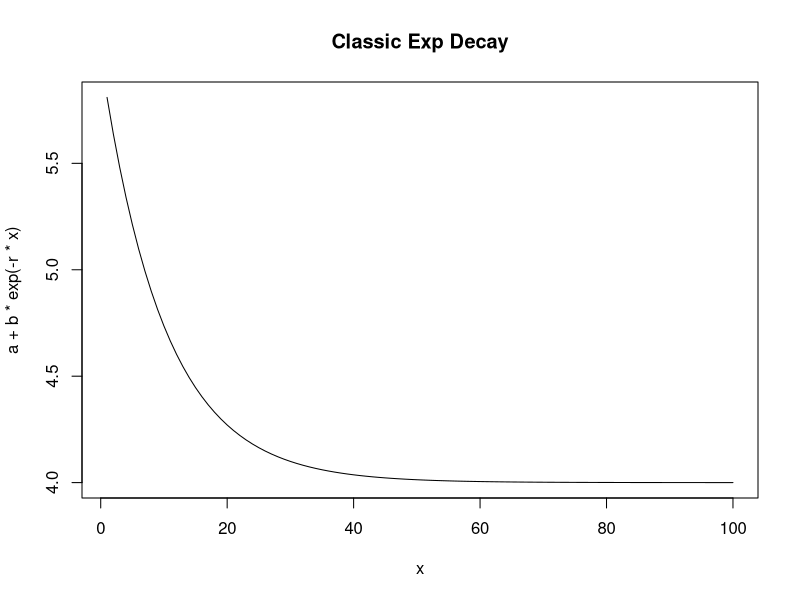
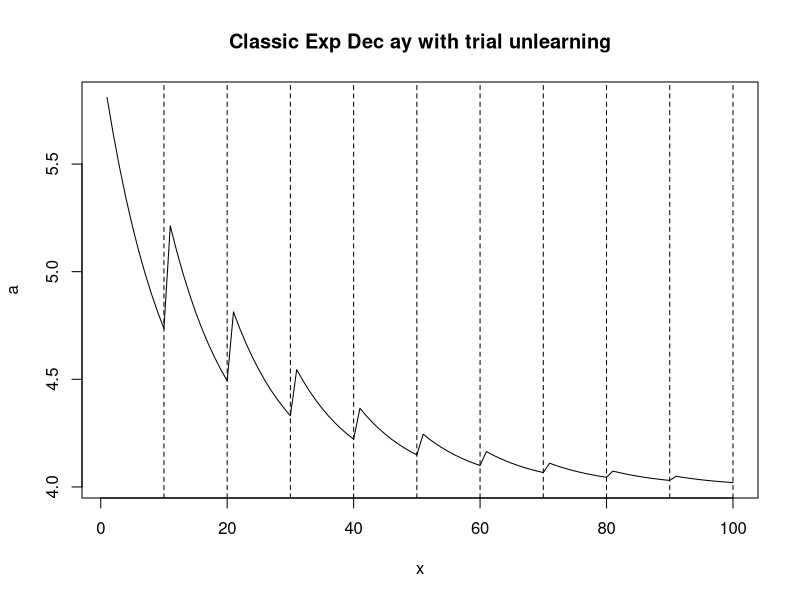
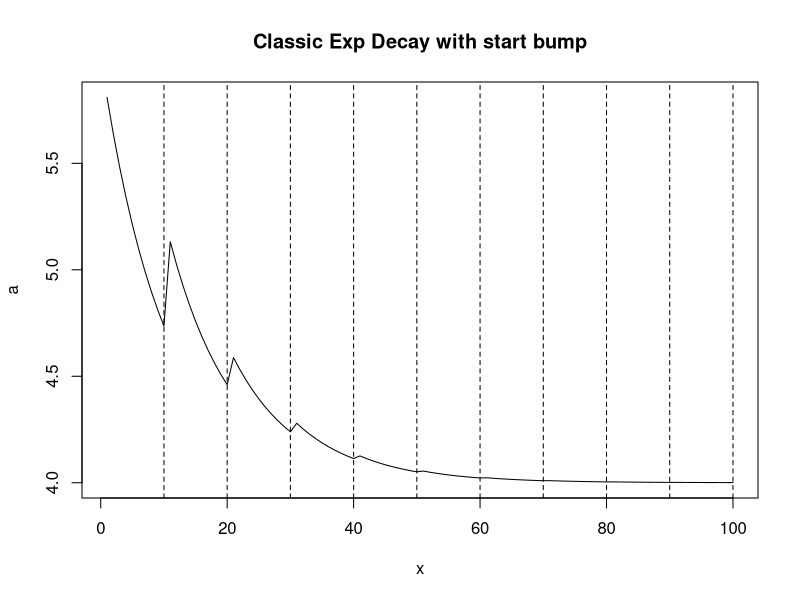
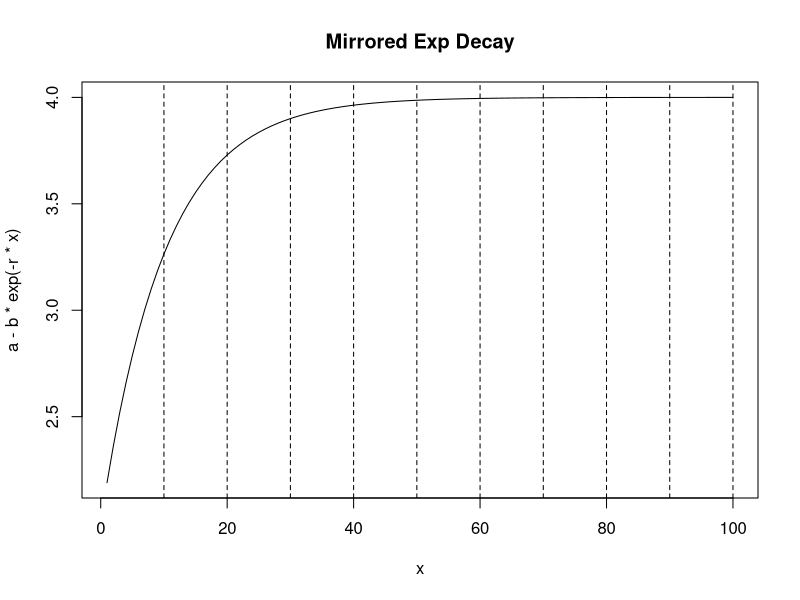
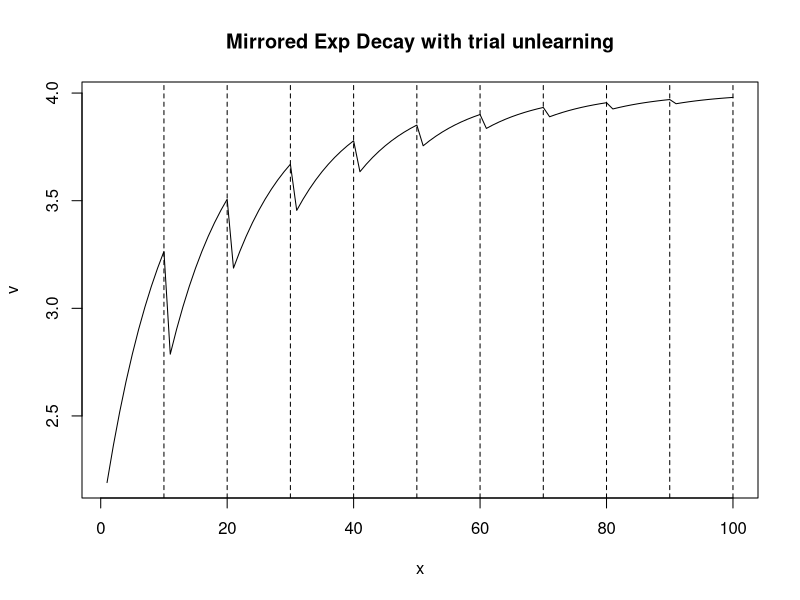
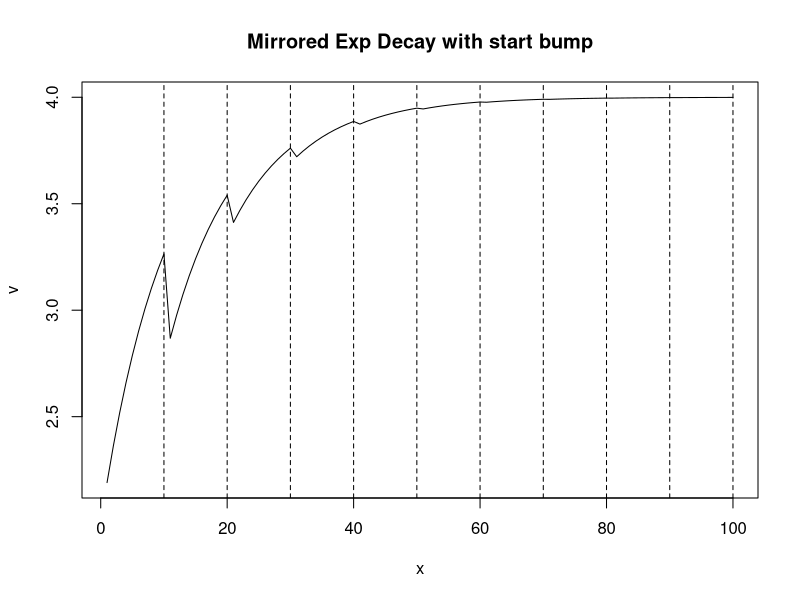
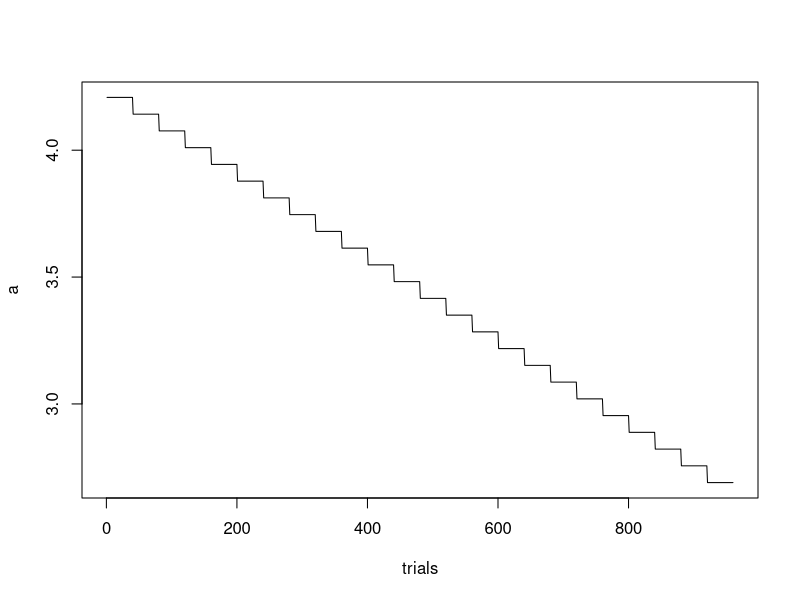
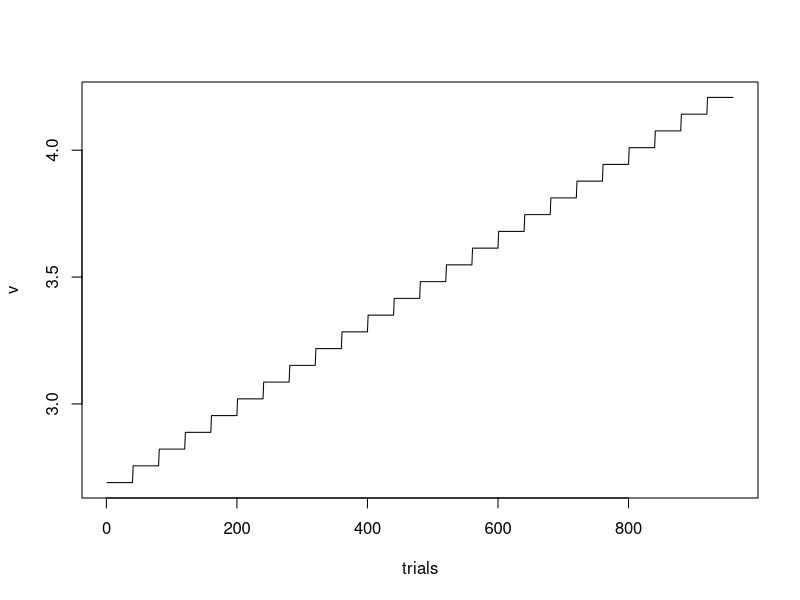

Generate these figures, in order, with R: (Note: this script raises an error after producing the figures.)

block = 10

x=1:100

r=0.1
a=4
b=2

x1 = 1:100
x2=1:100
trialUnlearing=6
for (i in 1:block) {
  x2[(block*(i-1)+1):(block*(i-1)+block)]=x2[(block*(i-1)+1):(block*(i-1)+block)]-(trialUnlearing*(i-1))
}

b.bump=1.4
b2=rep(b,100)
for (i in 1:block) {
  b2[(block*(i-1)+1):(block*(i-1)+block)]=b2[(block*(i-1)+1):(block*(i-1)+block)]+(b.bump*(i-1))
}

# is the idea that we estimate a different value of b each time? 

plot(x,a+b*exp(-r*x),type="l",main="Classic Exp Decay")

plot(x,a+b*exp(-r*x2),type="l",main="Classic Exp Dec ay with trial unlearning", ylab = "a") # positive b because caution should increase after the block finishes
abline(v = x[seq(10, 100, 10)], lty = 2)


plot(x,a+b2*exp(-r*x1),type="l",main="Classic Exp Decay with start bump", ylab = "a")
abline(v = x[seq(10, 100, 10)], lty = 2)


plot(x,a-b*exp(-r*x),type="l",main="Mirrored Exp Decay")
abline(v = x[seq(10, 100, 10)], lty = 2)


plot(x,a-b*exp(-r*x2),type="l",main="Mirrored Exp Decay with trial unlearning", ylab = "v")
abline(v = x[seq(10, 100, 10)], lty = 2)


plot(x,a-b2*exp(-r*x),type="l",main="Mirrored Exp Decay with start bump", ylab = "v")
abline(v = x[seq(10, 100, 10)], lty = 2)
# Step model
block = 1:24
step = 0.066
d = -step*(block-1)
a = 2.69
a.step = a-d
a.step
plot(1:(24*40),sort(rep(a.step,40),decreasing = TRUE),"l", ylab = "a", xlab = "trials")
plot(1:(24*40),sort(rep(a.step,40),decreasing = FALSE),"l", ylab = "v", xlab = "trials")


# unlearning models 
blocks = 1:24
x <- c(a.asym = 1, a.rate = 0.001, a.start = 3, trialUnlearn = 0.02)
u = x["trialUnlearn"]*(blocks-1)
a=(x["a.asym"]+x["a.start"])-x["a.start"]*exp(x["a.rate"]*data$Trial-u) 

plot(data$Trial, a,"l")
x
